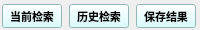
              <widget class="QFrame" name="frame_34">
               <property name="minimumSize">
                <size>
                 <width>25</width>
                 <height>22</height>
                </size>
               </property>
               <property name="maximumSize">
                <size>
                 <width>16777215</width>
                 <height>30</height>
                </size>
               </property>
               <property name="styleSheet">
                <string notr="true"/>
               </property>
               <property name="frameShape">
                <enum>QFrame::NoFrame</enum>
               </property>
               <property name="frameShadow">
                <enum>QFrame::Raised</enum>
               </property>
               <layout class="QHBoxLayout" name="horizontalLayout_11">
                <property name="spacing">
                 <number>5</number>
                </property>
                <property name="leftMargin">
                 <number>0</number>
                </property>
                <property name="topMargin">
                 <number>4</number>
                </property>
                <property name="rightMargin">
                 <number>0</number>
                </property>
                <property name="bottomMargin">
                 <number>4</number>
                </property>
                <item>
                 <widget class="QPushButton" name="pushButton_8">
                  <property name="minimumSize">
                   <size>
                    <width>60</width>
                    <height>24</height>
                   </size>
                  </property>
                  <property name="maximumSize">
                   <size>
                    <width>60</width>
                    <height>24</height>
                   </size>
                  </property>
                  <property name="font">
                   <font>
                    <pointsize>8</pointsize>
                    <weight>75</weight>
                    <bold>true</bold>
                   </font>
                  </property>
                  <property name="styleSheet">
                   <string notr="true">background-color: rgb(207, 253, 255);</string>
                  </property>
                  <property name="text">
                   <string>当前检索</string>
                  </property>
                 </widget>
                </item>
                <item>
                 <widget class="QPushButton" name="pushButton_7">
                  <property name="minimumSize">
                   <size>
                    <width>60</width>
                    <height>24</height>
                   </size>
                  </property>
                  <property name="maximumSize">
                   <size>
                    <width>60</width>
                    <height>24</height>
                   </size>
                  </property>
                  <property name="font">
                   <font>
                    <pointsize>8</pointsize>
                    <weight>75</weight>
                    <bold>true</bold>
                   </font>
                  </property>
                  <property name="styleSheet">
                   <string notr="true">background-color: rgb(207, 253, 255);</string>
                  </property>
                  <property name="text">
                   <string>历史检索</string>
                  </property>
                 </widget>
                </item>
                <item>
                 <widget class="QPushButton" name="pushButton_5">
                  <property name="minimumSize">
                   <size>
                    <width>60</width>
                    <height>24</height>
                   </size>
                  </property>
                  <property name="maximumSize">
                   <size>
                    <width>60</width>
                    <height>24</height>
                   </size>
                  </property>
                  <property name="font">
                   <font>
                    <pointsize>8</pointsize>
                    <weight>75</weight>
                    <bold>true</bold>
                   </font>
                  </property>
                  <property name="styleSheet">
                   <string notr="true">background-color: rgb(207, 253, 255);</string>
                  </property>
                  <property name="text">
                   <string>保存结果</string>
                  </property>
                 </widget>
                </item>
               </layout>
              </widget>
